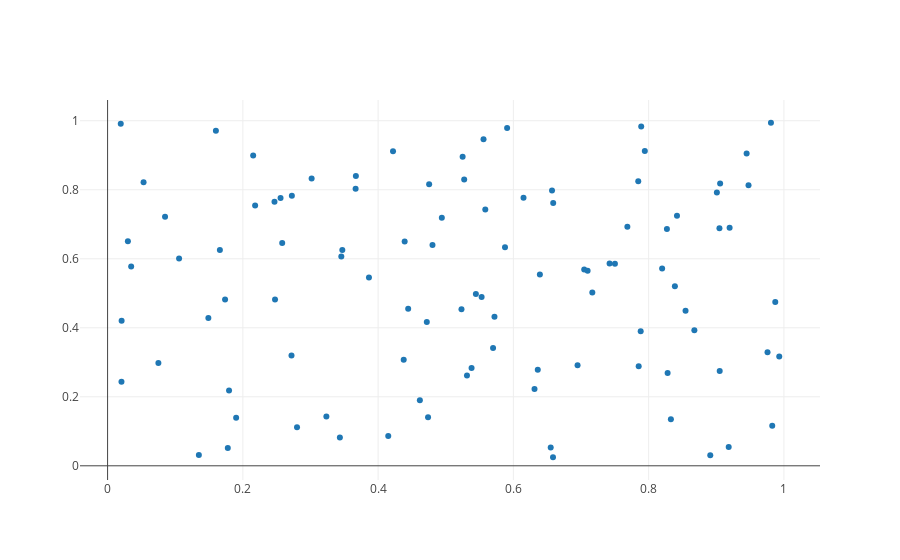

This figure's notebook cell:
### Markdown cell above
# Plotly

### Code cell
traces = [go.Scatter(x=x, y=y, name=leg, mode='markers')]

py.iplot(traces)
